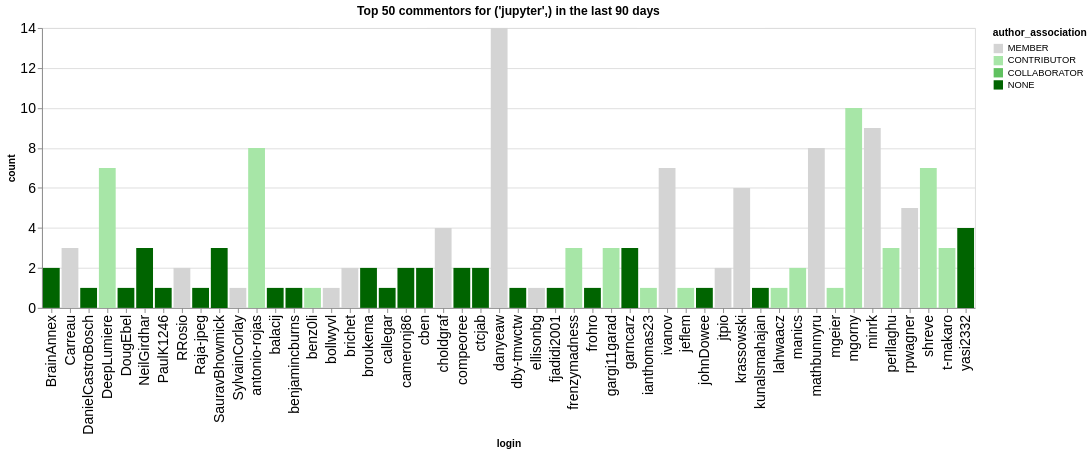

Notebook source saved alongside this figure:
### Code cell
n_plot = 50
charts = []
for ii, (iorg, idata) in enumerate(commentors.groupby(['org'])):
    title = f"Top {n_plot} commentors for {iorg} in the last {n_days} days"
    idata = idata.groupby('login', as_index=False).agg({'count': 'sum', 'author_association': 'first'})
    idata = idata.sort_values('count', ascending=False).head(n_plot)
    ch = alt.Chart(data=idata.head(n_plot), title=title).mark_bar().encode(
        x='login',
        y='count',
        color=alt.Color('author_association', scale=alt.Scale(domain=author_types, range=author_colors))
    )
    charts.append(ch)
alt.hconcat(*charts)

### Figure 1 — Vega-Lite specification as saved in the notebook (floating-point values rounded to 4 significant figures)
{"config": {"axisLeft": {"labelFontSize": 15}, "axisBottom": {"labelFontSize": 15}}, "hconcat": [{"mark": {"type": "bar"}, "encoding": {"color": {"field": "author_association", "scale": {"domain": ["MEMBER", "CONTRIBUTOR", "COLLABORATOR", "NONE"], "range": ["rgb(211.82745098039214, 211.82745098039214, 211.82745098039214)", "rgb(166.98562091503268, 229.89803921568628, 166.98562091503268)", "rgb(96.37647058823529, 192.75294117647059, 96.37647058823529)", "rgb(0.0, 100.3921568627451, 0.0)"]}, "type": "nominal"}, "x": {"field": "login", "type": "nominal"}, "y": {"field": "count", "type": "quantitative"}}, "title": "Top 50 commentors for ('jupyter',) in the last 90 days"}], "data": {"name": "data-bbb8e24e2ef6bc35cc566fefba55673e"}, "$schema": "https://vega.github.io/schema/vega-lite/v5.20.1.json", "datasets": {"data-bbb8e24e2ef6bc35cc566fefba55673e": [{"login": "danyeaw", "count": 14, "author_association": "MEMBER"}, {"login": "mgorny", "count": 10, "author_association": "CONTRIBUTOR"}, {"login": "minrk", "count": 9, "author_association": "MEMBER"}, {"login": "antonio-rojas", "count": 8, "author_association": "CONTRIBUTOR"}, {"login": "mathbunnyru", "count": 8, "author_association": "MEMBER"}, {"login": "ivanov", "count": 7, "author_association": "MEMBER"}, {"login": "DeepLumiere", "count": 7, "author_association": "CONTRIBUTOR"}, {"login": "shreve", "count": 7, "author_association": "CONTRIBUTOR"}, {"login": "krassowski", "count": 6, "author_association": "MEMBER"}, {"login": "rpwagner", "count": 5, "author_association": "MEMBER"}, {"login": "yasi2332", "count": 4, "author_association": "NONE"}, {"login": "choldgraf", "count": 4, "author_association": "MEMBER"}, {"login": "Carreau", "count": 3, "author_association": "MEMBER"}, {"login": "NeilGirdhar", "count": 3, "author_association": "NONE"}, {"login": "frenzymadness", "count": 3, "author_association": "CONTRIBUTOR"}, {"login": "SauravBhowmick", "count": 3, "author_association": "NONE"}, {"login": "garncarz", "count": 3, "author_association": "NONE"}, {"login": "perllaghu", "count": 3, "author_association": "CONTRIBUTOR"}, {"login": "t-makaro", "count": 3, "author_association": "CONTRIBUTOR"}, {"login": "gargi11garad", "count": 3, "author_association": "CONTRIBUTOR"}, {"login": "jtpio", "count": 2, "author_association": "MEMBER"}, {"login": "ctcjab", "count": 2, "author_association": "NONE"}, {"login": "broukema", "count": 2, "author_association": "NONE"}, {"login": "cameronj86", "count": 2, "author_association": "NONE"}, {"login": "BrainAnnex", "count": 2, "author_association": "NONE"}, {"login": "brichet", "count": 2, "author_association": "MEMBER"}, {"login": "RRosio", "count": 2, "author_association": "MEMBER"}, {"login": "cben", "count": 2, "author_association": "NONE"}, {"login": "compeoree", "count": 2, "author_association": "NONE"}, {"login": "manics", "count": 2, "author_association": "CONTRIBUTOR"}, {"login": "fjadidi2001", "count": 1, "author_association": "NONE"}, {"login": "dby-tmwctw", "count": 1, "author_association": "NONE"}, {"login": "callegar", "count": 1, "author_association": "NONE"}, {"login": "bollwyvl", "count": 1, "author_association": "MEMBER"}, {"login": "ellisonbg", "count": 1, "author_association": "MEMBER"}, {"login": "benjamincburns", "count": 1, "author_association": "NONE"}, {"login": "balacij", "count": 1, "author_association": "NONE"}, {"login": "Raja-jpeg", "count": 1, "author_association": "NONE"}, {"login": "PaulK1246", "count": 1, "author_association": "NONE"}, {"login": "DougEbel", "count": 1, "author_association": "NONE"}, {"login": "DanielCastroBosch", "count": 1, "author_association": "NONE"}, {"login": "SylvainCorlay", "count": 1, "author_association": "MEMBER"}, {"login": "benz0li", "count": 1, "author_association": "CONTRIBUTOR"}, {"login": "johnDowee", "count": 1, "author_association": "NONE"}, {"login": "jeflem", "count": 1, "author_association": "CONTRIBUTOR"}, {"login": "mgeier", "count": 1, "author_association": "CONTRIBUTOR"}, {"login": "lahwaacz", "count": 1, "author_association": "CONTRIBUTOR"}, {"login": "kunalsmahajan", "count": 1, "author_association": "NONE"}, {"login": "frohro", "count": 1, "author_association": "NONE"}, {"login": "ianthomas23", "count": 1, "author_association": "CONTRIBUTOR"}]}}
